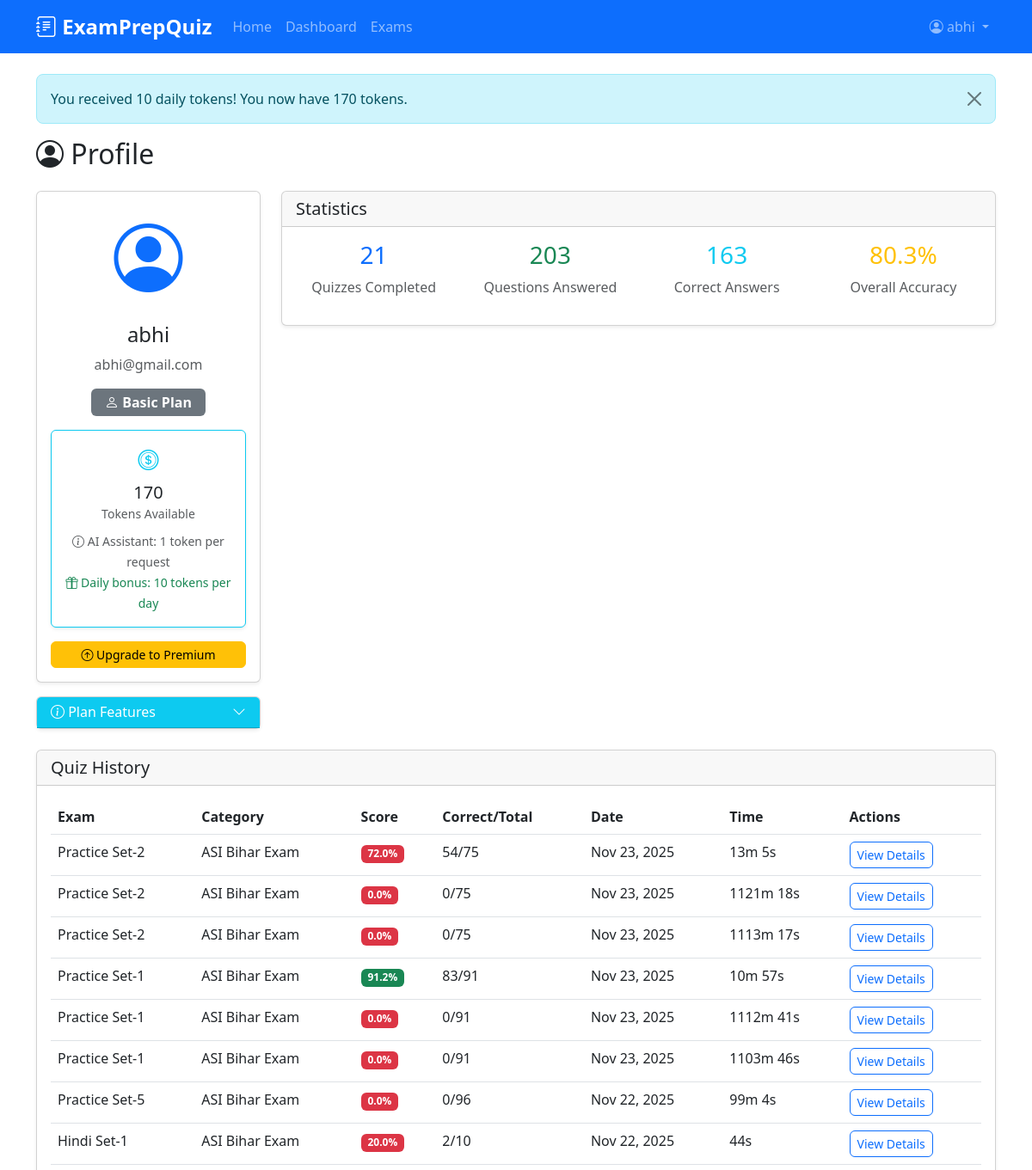
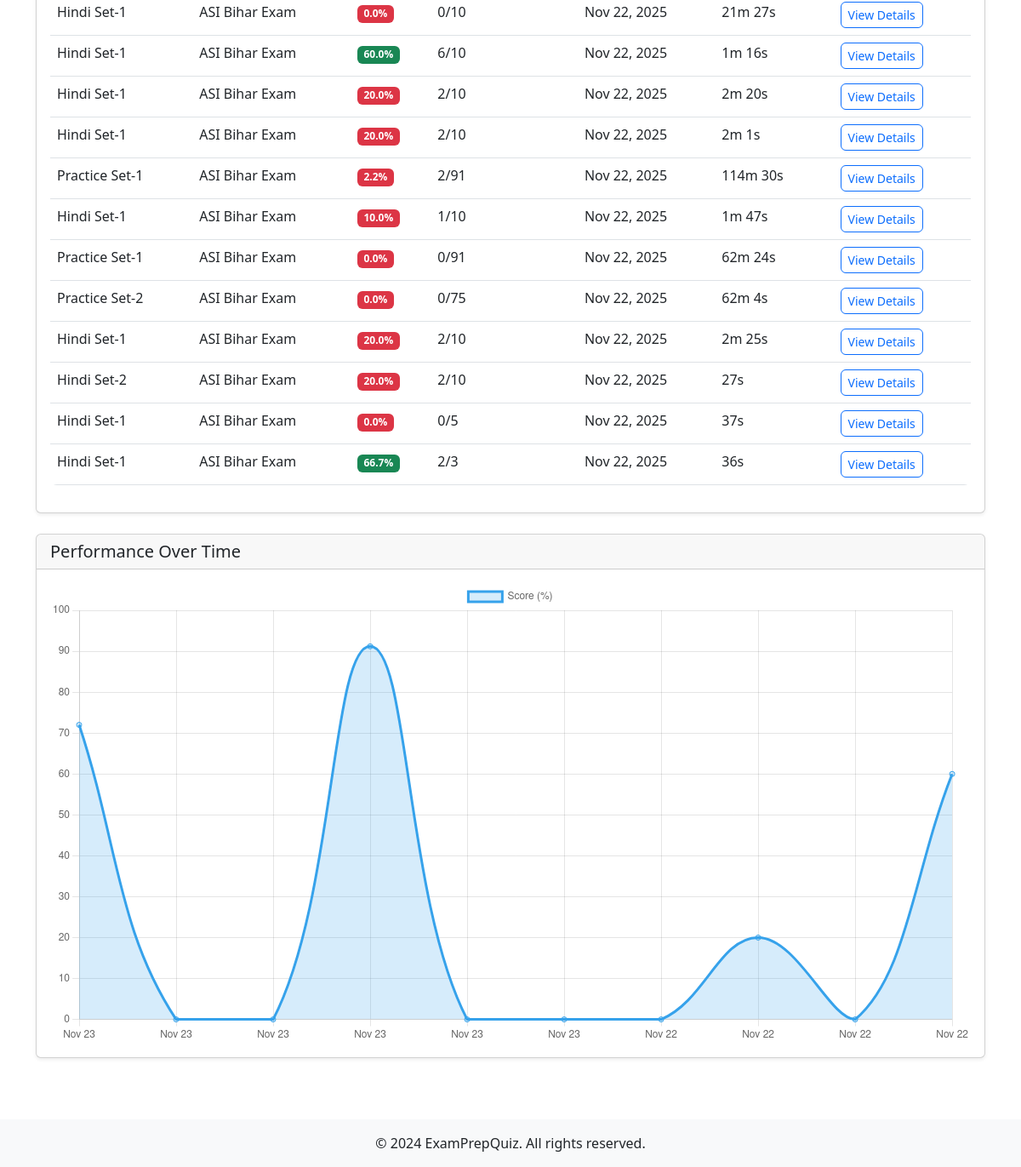
Screenshot of /profile/ (signed in) with the database file from the repository (2 pictures, top to bottom).
### quiz/models.py (models this page shows, shortened)
class UserProfile(models.Model):
    SUBSCRIPTION_CHOICES = [
        ('basic', 'Basic'),
        ('premium', 'Premium'),
    ]
    user = models.OneToOneField(User, on_delete=models.CASCADE, related_name='profile')
    subscription_plan = models.CharField(
        max_length=20,
        choices=SUBSCRIPTION_CHOICES,
        default='basic',
        help_text="User's subscription plan"
    )
    tokens = models.PositiveIntegerField(
        default=100,
        help_text="Available tokens for AI Assistant and premium features"
    )
    last_token_grant_date = models.DateField(
        null=True,
        blank=True,
        help_text="Date when tokens were last granted to the user"
    )
    created_at = models.DateTimeField(auto_now_add=True)
    updated_at = models.DateTimeField(auto_now=True)
    class Meta:
        ordering = ['-created_at']
    def grant_daily_tokens(self):
        from django.utils import timezone
        today = timezone.now().date()
        if self.last_token_grant_date == today:
            return False  # Already granted today
        self.tokens += 10
        self.last_token_grant_date = today
        self.save()
        return True  # Tokens granted successfully

class QuizSession(models.Model):
    user = models.ForeignKey(User, on_delete=models.CASCADE, related_name='quiz_sessions')
    exam = models.ForeignKey(Exam, on_delete=models.CASCADE, related_name='quiz_sessions')
    started_at = models.DateTimeField(auto_now_add=True)
    completed_at = models.DateTimeField(null=True, blank=True)
    is_completed = models.BooleanField(default=False)
    score = models.FloatField(default=0.0)
    total_questions = models.PositiveIntegerField(default=0)
    correct_answers = models.PositiveIntegerField(default=0)
    time_taken_seconds = models.PositiveIntegerField(null=True, blank=True)
    tokens_granted = models.BooleanField(default=False, help_text="Whether tokens were granted for completing this quiz")
    is_paused = models.BooleanField(default=False, help_text="Whether the quiz timer is currently paused")
    paused_at = models.DateTimeField(null=True, blank=True, help_text="When the quiz was paused")
    total_paused_seconds = models.PositiveIntegerField(default=0, help_text="Total time the quiz has been paused (in seconds)")
    class Meta:
        ordering = ['-started_at']

class Exam(models.Model):
    category = models.ForeignKey(Category, on_delete=models.CASCADE, related_name='exams')
    name = models.CharField(max_length=200)
    description = models.TextField(blank=True)
    duration_minutes = models.PositiveIntegerField(default=60, help_text="Duration in minutes")
    total_questions = models.PositiveIntegerField(default=10)
    passing_score = models.PositiveIntegerField(default=60, help_text="Passing percentage")
    is_active = models.BooleanField(default=True)
    created_at = models.DateTimeField(auto_now_add=True)
    updated_at = models.DateTimeField(auto_now=True)
    class Meta:
        ordering = ['category', 'name']
        unique_together = ['category', 'name']

class Category(models.Model):
    name = models.CharField(max_length=100, unique=True)
    description = models.TextField(blank=True)
    created_at = models.DateTimeField(auto_now_add=True)
    updated_at = models.DateTimeField(auto_now=True)
    class Meta:
        verbose_name_plural = "Categories"
        ordering = ['name']

### quiz/views.py (the view)
# urls.py: path('profile/', views.profile, name='profile'),
@login_required
def profile(request):
    user = request.user
    from .models import UserProfile
    profile, created = UserProfile.objects.get_or_create(user=user)
    tokens_granted = profile.grant_daily_tokens()
    if tokens_granted:
        messages.info(request, f'You received 10 daily tokens! You now have {profile.tokens} tokens.')
    total_quizzes = QuizSession.objects.filter(user=user, is_completed=True).count()
    total_questions = UserAnswer.objects.filter(quiz_session__user=user).count()
    correct_answers = UserAnswer.objects.filter(quiz_session__user=user, is_correct=True).count()
    accuracy = (correct_answers / total_questions * 100) if total_questions > 0 else 0
    quiz_history = QuizSession.objects.filter(user=user, is_completed=True).order_by('-completed_at')[:20]
    recent_sessions = QuizSession.objects.filter(
        user=user,
        is_completed=True
    ).order_by('-completed_at')[:10]
    profile.refresh_from_db()  # Refresh to get latest token count
    return render(request, 'quiz/profile.html', {
        'user': user,
        'user_profile': profile,
        'total_quizzes': total_quizzes,
        'total_questions': total_questions,
        'correct_answers': correct_answers,
        'accuracy': round(accuracy, 1),
        'quiz_history': quiz_history,
        'recent_sessions': recent_sessions,
    })

### quiz/templatetags/quiz_filters.py (called while the page is built)
@register.filter
def format_time(seconds):
    if not seconds:
        return "-"
    minutes = seconds // 60
    secs = seconds % 60
    if minutes > 0:
        return f"{minutes}m {secs}s"
    return f"{secs}s"

### templates/quiz/profile.html (shortened to what this page needs)
{% extends 'base.html' %}
{% load quiz_filters %}
{% block content %}
<h2 class="mb-4"><i class="bi bi-person-circle"></i> Profile</h2>
<div class="row mb-4">
    <div class="col-md-3">
        <div class="card text-center">
            <div class="card-body">
                <i class="bi bi-person-circle" style="font-size: 5rem; color: #0d6efd;"></i>
                <h4 class="mt-3">{{ user.username }}</h4>
                <p class="text-muted">{{ user.email|default:"No email provided" }}</p>
                <div class="mt-3">
                    {% if user_profile.subscription_plan == 'premium' %}
                    <span class="badge bg-warning text-dark" style="font-size: 1rem; padding: 8px 16px;">
                        <i class="bi bi-star-fill"></i> Premium Plan
                    </span>
                    {% else %}
                    <span class="badge bg-secondary" style="font-size: 1rem; padding: 8px 16px;">
                        <i class="bi bi-person"></i> Basic Plan
                    </span>
                    {% endif %}
                </div>
                <div class="mt-3">
                    <div class="card border-info">
                        <div class="card-body p-3 text-center">
                            <i class="bi bi-coin" style="font-size: 1.5rem; color: #0dcaf0;"></i>
                            <h5 class="mt-2 mb-0">{{ user_profile.tokens }}</h5>
                            <small class="text-muted">Tokens Available</small>
                            <div class="mt-2">
                                <small class="text-muted">
                                    <i class="bi bi-info-circle"></i> AI Assistant: 1 token per request
                                </small>
                                <br>
                                <small class="text-success">
                                    <i class="bi bi-gift"></i> Daily bonus: 10 tokens per day
                                </small>
                            </div>
                        </div>
                    </div>
                </div>
                <div class="mt-3">
                    {% if user_profile.subscription_plan == 'basic' %}
                    <a href="{% url 'upgrade_subscription' %}" class="btn btn-warning btn-sm w-100" onclick="return confirm('Are you sure you want to upgrade to Premium plan?');">
                        <i class="bi bi-arrow-up-circle"></i> Upgrade to Premium
                    </a>
                    {% else %}
                    <a href="{% url 'downgrade_subscription' %}" class="btn btn-outline-secondary btn-sm w-100" onclick="return confirm('Are you sure you want to downgrade to Basic plan? You will lose Premium features.');">
                        <i class="bi bi-arrow-down-circle"></i> Downgrade to Basic
                    </a>
                    {% endif %}
                </div>
            </div>
        </div>
        <div class="card mt-3">
            <div class="card-header bg-info text-white" style="cursor: pointer;"
                 data-bs-toggle="collapse"
                 data-bs-target="#planFeaturesCollapse"
                 aria-expanded="false"
                 aria-controls="planFeaturesCollapse"
                 onclick="togglePlanFeaturesIcon()">
                <h6 class="mb-0">
                    <i class="bi bi-info-circle"></i> Plan Features
                    <i class="bi bi-chevron-down float-end" id="planFeaturesIcon"></i>
                </h6>
            </div>
        </div>
    </div>
    <div class="col-md-9">
        <div class="card">
            <div class="card-header">
                <h5 class="mb-0">Statistics</h5>
            </div>
            <div class="card-body">
                <div class="row text-center">
                    <div class="col-md-3">
                        <h3 class="text-primary">{{ total_quizzes }}</h3>
                        <p class="text-muted">Quizzes Completed</p>
                    </div>
                    <div class="col-md-3">
                        <h3 class="text-success">{{ total_questions }}</h3>
                        <p class="text-muted">Questions Answered</p>
                    </div>
                    <div class="col-md-3">
                        <h3 class="text-info">{{ correct_answers }}</h3>
                        <p class="text-muted">Correct Answers</p>
                    </div>
                    <div class="col-md-3">
                        <h3 class="text-warning">{{ accuracy }}%</h3>
                        <p class="text-muted">Overall Accuracy</p>
                    </div>
                </div>
            </div>
        </div>
    </div>
</div>
<div class="card">
    <div class="card-header">
        <h5 class="mb-0">Quiz History</h5>
    </div>
    <div class="card-body">
        {% if quiz_history %}
        <div class="table-responsive">
            <table class="table table-hover">
                <thead>
                    <tr>
                        <th>Exam</th>
                        <th>Category</th>
                        <th>Score</th>
                        <th>Correct/Total</th>
                        <th>Date</th>
                        <th>Time</th>
                        <th>Actions</th>
                    </tr>
                </thead>
                <tbody>
                    {% for session in quiz_history %}
                    <tr>
                        <td>{{ session.exam.name }}</td>
                        <td>{{ session.exam.category.name }}</td>
                        <td>
                            <span class="badge {% if session.score >= session.exam.passing_score %}bg-success{% else %}bg-danger{% endif %}">
                                {{ session.score|floatformat:1 }}%
                            </span>
                        </td>
                        <td>{{ session.correct_answers }}/{{ session.total_questions }}</td>
                        <td>{{ session.completed_at|date:"M d, Y" }}</td>
                        <td>{{ session.time_taken_seconds|format_time }}</td>
                        <td>
                            <a href="{% url 'quiz_result' session.id %}" class="btn btn-sm btn-outline-primary">
                                View Details
                            </a>
                        </td>
                    </tr>
                    {% endfor %}
                </tbody>
            </table>
        </div>
        {% else %}
        <p class="text-muted">No quiz history yet. <a href="{% url 'exam_list' %}">Start your first quiz!</a></p>
        {% endif %}
    </div>
</div>
{% if recent_sessions %}
<div class="card mt-4">
    <div class="card-header">
        <h5 class="mb-0">Performance Over Time</h5>
    </div>
    <div class="card-body">
        <canvas id="performanceChart"></canvas>
    </div>
</div>
{% endif %}
{% endblock %}
{% block extra_js %}
{% if recent_sessions %}
<script>
    const ctx = document.getElementById('performanceChart');
    new Chart(ctx, {
        type: 'line',
        data: {
            labels: [{% for session in recent_sessions %}'{{ session.completed_at|date:"M d" }}'{% if not forloop.last %},{% endif %}{% endfor %}],
            datasets: [{
                label: 'Score (%)',
                data: [{% for session in recent_sessions %}{{ session.score|floatformat:1 }}{% if not forloop.last %},{% endif %}{% endfor %}],
                borderColor: 'rgba(54, 162, 235, 1)',
                backgroundColor: 'rgba(54, 162, 235, 0.2)',
                tension: 0.4,
                fill: true
            }]
        },
        options: {
            responsive: true,
            scales: {
                y: {
                    beginAtZero: true,
                    max: 100
                }
            }
        }
    });
</script>
{% endif %}
{% endblock %}

### templates/base.html (shortened to what this page needs)
<!DOCTYPE html>
<html lang="en">
<head>
    <link href="https://cdn.jsdelivr.net/npm/bootstrap@5.3.0/dist/css/bootstrap.min.css" rel="stylesheet">
    <link rel="stylesheet" href="https://cdn.jsdelivr.net/npm/bootstrap-icons@1.10.0/font/bootstrap-icons.css">
    {% load static %}
    <link rel="stylesheet" href="{% static 'css/style.css' %}">
</head>
<body>
    <nav class="navbar navbar-expand-lg navbar-dark bg-primary">
        <div class="container">
            <a class="navbar-brand" href="{% url 'home' %}">
                <i class="bi bi-journal-text"></i> ExamPrepQuiz
            </a>
            <div class="collapse navbar-collapse" id="navbarNav">
                <ul class="navbar-nav me-auto">
                    <li class="nav-item">
                        <a class="nav-link" href="{% url 'home' %}">Home</a>
                    </li>
                    {% if user.is_authenticated %}
                    <li class="nav-item">
                        <a class="nav-link" href="{% url 'dashboard' %}">Dashboard</a>
                    </li>
                    <li class="nav-item">
                        <a class="nav-link" href="{% url 'exam_list' %}">Exams</a>
                    </li>
                    {% endif %}
                </ul>
                <ul class="navbar-nav">
                    {% if user.is_authenticated %}
                    <li class="nav-item dropdown">
                        <a class="nav-link dropdown-toggle" href="#" id="navbarDropdown" role="button" data-bs-toggle="dropdown">
                            <i class="bi bi-person-circle"></i> {{ user.username }}
                        </a>
                    </li>
                    {% endif %}
                </ul>
            </div>
        </div>
    </nav>
    <main class="container my-4">
        {% if messages %}
            {% for message in messages %}
            <div class="alert alert-{{ message.tags }} alert-dismissible fade show" role="alert">
                {{ message }}
                <button type="button" class="btn-close" data-bs-dismiss="alert"></button>
            </div>
            {% endfor %}
        {% endif %}
        {% block content %}{% endblock %}
    </main>
    <footer class="bg-light text-center py-3 mt-5">
        <div class="container">
            <p class="mb-0">&copy; 2024 ExamPrepQuiz. All rights reserved.</p>
        </div>
    </footer>
    {% block extra_js %}{% endblock %}
</body>
</html>

### static/css/style.css (style rules this page uses)
body { min-height: 100vh; display: flex; flex-direction: column; }
main { flex: 1; }
.navbar-brand { font-weight: bold; font-size: 1.5rem; }
.card { box-shadow: 0 0.125rem 0.25rem rgba(0, 0, 0, 0.075); transition: box-shadow 0.15s ease-in-out; }
.alert { border-radius: 0.5rem; }
.btn { border-radius: 0.375rem; }
.table { border-radius: 0.5rem; overflow: hidden; }

### rows the page displays
UserProfile: tokens "170"
QuizSession: exam.name "Practice Set-2", exam.category.name "ASI Bihar Exam", score "72.0", correct_answers "54", total_questions "75", completed_at "Nov 23, 2025", time_taken_seconds "13m 5s"
QuizSession: exam.name "Practice Set-2", exam.category.name "ASI Bihar Exam", score "0.0", correct_answers "0", total_questions "75", completed_at "Nov 23, 2025", time_taken_seconds "1121m 18s"
QuizSession: exam.name "Practice Set-2", exam.category.name "ASI Bihar Exam", score "0.0", correct_answers "0", total_questions "75", completed_at "Nov 23, 2025", time_taken_seconds "1113m 17s"
QuizSession: exam.name "Practice Set-1", exam.category.name "ASI Bihar Exam", score "91.2", correct_answers "83", total_questions "91", completed_at "Nov 23, 2025", time_taken_seconds "10m 57s"
QuizSession: exam.name "Practice Set-1", exam.category.name "ASI Bihar Exam", score "0.0", correct_answers "0", total_questions "91", completed_at "Nov 23, 2025", time_taken_seconds "1112m 41s"
QuizSession: exam.name "Practice Set-1", exam.category.name "ASI Bihar Exam", score "0.0", correct_answers "0", total_questions "91", completed_at "Nov 23, 2025", time_taken_seconds "1103m 46s"
QuizSession: exam.name "Practice Set-5", exam.category.name "ASI Bihar Exam", score "0.0", correct_answers "0", total_questions "96", completed_at "Nov 22, 2025", time_taken_seconds "99m 4s"
QuizSession: exam.name "Hindi Set-1", exam.category.name "ASI Bihar Exam", score "20.0", correct_answers "2", total_questions "10", completed_at "Nov 22, 2025", time_taken_seconds "44s"
QuizSession: exam.name "Hindi Set-1", exam.category.name "ASI Bihar Exam", score "0.0", correct_answers "0", total_questions "10", completed_at "Nov 22, 2025", time_taken_seconds "21m 27s"
QuizSession: exam.name "Hindi Set-1", exam.category.name "ASI Bihar Exam", score "60.0", correct_answers "6", total_questions "10", completed_at "Nov 22, 2025", time_taken_seconds "1m 16s"
QuizSession: exam.name "Hindi Set-1", exam.category.name "ASI Bihar Exam", score "20.0", correct_answers "2", total_questions "10", completed_at "Nov 22, 2025", time_taken_seconds "2m 20s"
QuizSession: exam.name "Hindi Set-1", exam.category.name "ASI Bihar Exam", score "20.0", correct_answers "2", total_questions "10", completed_at "Nov 22, 2025", time_taken_seconds "2m 1s"
QuizSession: exam.name "Practice Set-1", exam.category.name "ASI Bihar Exam", score "2.2", correct_answers "2", total_questions "91", completed_at "Nov 22, 2025", time_taken_seconds "114m 30s"
QuizSession: exam.name "Hindi Set-1", exam.category.name "ASI Bihar Exam", score "10.0", correct_answers "1", total_questions "10", completed_at "Nov 22, 2025", time_taken_seconds "1m 47s"
QuizSession: exam.name "Practice Set-1", exam.category.name "ASI Bihar Exam", score "0.0", correct_answers "0", total_questions "91", completed_at "Nov 22, 2025", time_taken_seconds "62m 24s"
QuizSession: exam.name "Practice Set-2", exam.category.name "ASI Bihar Exam", score "0.0", correct_answers "0", total_questions "75", completed_at "Nov 22, 2025", time_taken_seconds "62m 4s"
QuizSession: exam.name "Hindi Set-1", exam.category.name "ASI Bihar Exam", score "20.0", correct_answers "2", total_questions "10", completed_at "Nov 22, 2025", time_taken_seconds "2m 25s"
QuizSession: exam.name "Hindi Set-2", exam.category.name "ASI Bihar Exam", score "20.0", correct_answers "2", total_questions "10", completed_at "Nov 22, 2025", time_taken_seconds "27s"
QuizSession: exam.name "Hindi Set-1", exam.category.name "ASI Bihar Exam", score "0.0", correct_answers "0", total_questions "5", completed_at "Nov 22, 2025", time_taken_seconds "37s"
QuizSession: exam.name "Hindi Set-1", exam.category.name "ASI Bihar Exam", score "66.7", correct_answers "2", total_questions "3", completed_at "Nov 22, 2025", time_taken_seconds "36s"

### other values shown
{{ user.username }} "abhi"
{{ message }} "You received 10 daily tokens! You now have 170 tokens."
{{ user.email|default:"No email provided" }} "abhi@gmail.com"
{{ total_quizzes }} "21"
{{ total_questions }} "203"
{{ correct_answers }} "163"
{{ accuracy }} "80.3"
chart data {{ session.score|floatformat:1 }} 72.0, 0.0, 0.0, 91.2, 0.0, 0.0, 0.0, 20.0, 0.0, 60.0
